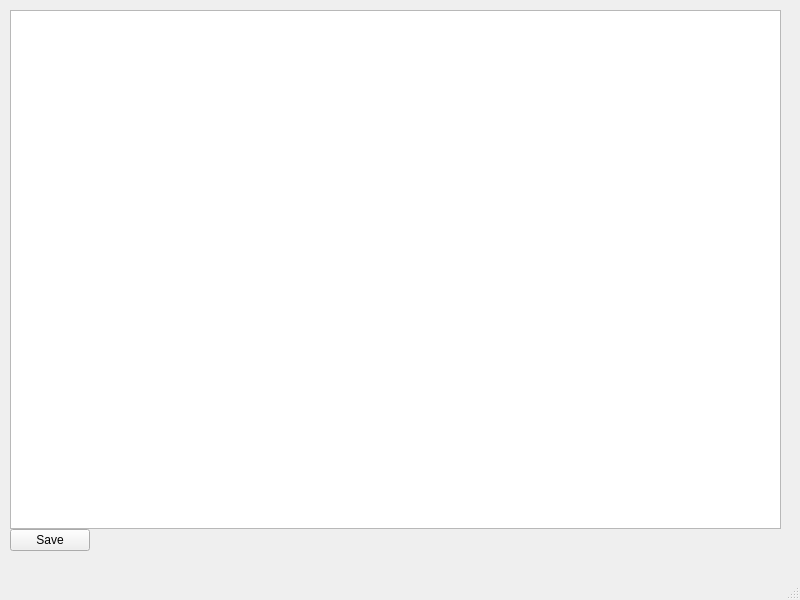
<?xml version="1.0" encoding="UTF-8"?>
<ui version="4.0">
 <class>MainWindow</class>
 <widget class="QMainWindow" name="MainWindow">
  <property name="geometry">
   <rect>
    <x>0</x>
    <y>0</y>
    <width>800</width>
    <height>600</height>
   </rect>
  </property>
  <property name="windowTitle">
   <string>MainWindow</string>
  </property>
  <widget class="QWidget" name="centralwidget">
   <widget class="QWidget" name="verticalLayoutWidget">
    <property name="geometry">
     <rect>
      <x>10</x>
      <y>10</y>
      <width>771</width>
      <height>541</height>
     </rect>
    </property>
    <layout class="QVBoxLayout" name="verticalLayout" stretch="0,0">
     <property name="spacing">
      <number>0</number>
     </property>
     <item>
      <widget class="QTextEdit" name="mainEdit"/>
     </item>
     <item>
      <layout class="QHBoxLayout" name="horizontalLayout_5">
       <item>
        <widget class="QPushButton" name="saveButton">
         <property name="text">
          <string>Save</string>
         </property>
        </widget>
       </item>
       <item>
        <spacer name="horizontalSpacer">
         <property name="orientation">
          <enum>Qt::Horizontal</enum>
         </property>
         <property name="sizeHint" stdset="0">
          <size>
           <width>40</width>
           <height>20</height>
          </size>
         </property>
        </spacer>
       </item>
      </layout>
     </item>
    </layout>
   </widget>
  </widget>
  <widget class="QStatusBar" name="statusbar"/>
 </widget>
 <resources/>
 <connections/>
</ui>
